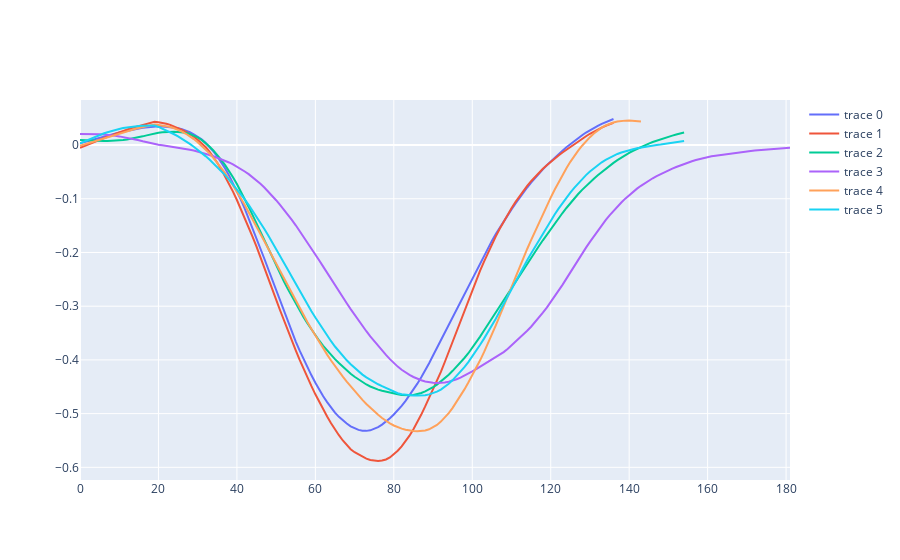

Notebook code for this chart:
### Code cell
fig = make_subplots(rows=1, cols=1)
fig.append_trace(go.Scatter(y=t.get_group(2).z.values), row=1, col=1)
fig.append_trace(go.Scatter(y=t.get_group(3).z.values), row=1, col=1)
fig.append_trace(go.Scatter(y=t.get_group(5).z.values), row=1, col=1)
fig.append_trace(go.Scatter(y=t.get_group(4).z.values), row=1, col=1)
fig.append_trace(go.Scatter(y=t.get_group(8).z.values), row=1, col=1)
fig.append_trace(go.Scatter(y=t.get_group(9).z.values), row=1, col=1)
fig.show()

### Figure 1 — Plotly figure (JSON) as saved in the notebook; plotly's stock layout.template omitted (floating-point values rounded to 4 significant figures; data arrays with more than 128 entries replaced by an {"elided": "..."} marker saying what was removed)
{"data": [{"type": "scatter", "xaxis": "x", "y": {"elided": "137 float values"}, "yaxis": "y"}, {"type": "scatter", "xaxis": "x", "y": {"elided": "137 float values"}, "yaxis": "y"}, {"type": "scatter", "xaxis": "x", "y": {"elided": "155 float values"}, "yaxis": "y"}, {"type": "scatter", "xaxis": "x", "y": {"elided": "182 float values"}, "yaxis": "y"}, {"type": "scatter", "xaxis": "x", "y": {"elided": "144 float values"}, "yaxis": "y"}, {"type": "scatter", "xaxis": "x", "y": {"elided": "155 float values"}, "yaxis": "y"}], "layout": {"xaxis": {"anchor": "y", "domain": [0, 1]}, "yaxis": {"anchor": "x", "domain": [0, 1]}}}
